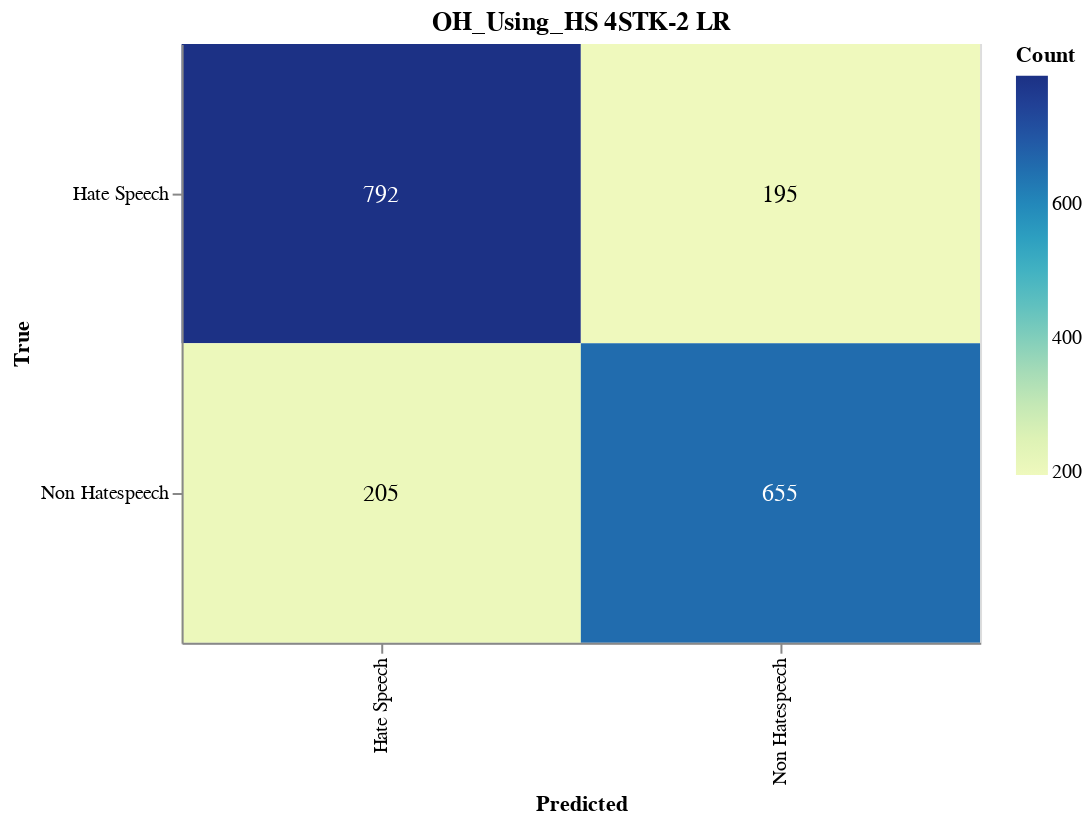

The code cell stored with this chart in its notebook:
### Markdown cell above
#### Save CM

### Code cell
import altair as alt
import altair_saver
import pandas as pd
from sklearn.metrics import confusion_matrix

# Calculate the confusion matrix
cm = confusion_matrix(y_val, adjusted_predictions)

# Define class names
class_names = ['Hate Speech', 'Non Hatespeech']

# Convert confusion matrix to DataFrame
cm_df = pd.DataFrame(cm, index=class_names, columns=class_names).reset_index().melt(id_vars='index')
cm_df.columns = ['True', 'Predicted', 'Count']

# Ensure the order of categories
cm_df['True'] = pd.Categorical(cm_df['True'], categories=class_names, ordered=True)
cm_df['Predicted'] = pd.Categorical(cm_df['Predicted'], categories=class_names, ordered=True)

# Create the Altair plot
heatmap = alt.Chart(cm_df).mark_rect().encode(
    x=alt.X('Predicted:O', sort=class_names),
    y=alt.Y('True:O', sort=class_names),
    color='Count:Q',
    tooltip=['True', 'Predicted', 'Count']
).properties(
    width=400,
    height=300,
    title='OH_Using_HS 4STK-2 LR'
)

# Add text labels
text = heatmap.mark_text(
    align='center',
    baseline='middle',
    fontSize=12
).encode(
    text='Count:Q',
    color=alt.condition(
        alt.datum.Count > cm.max() / 2,
        alt.value('white'),
        alt.value('black')
    )
)

# Combine heatmap and text
final_chart = heatmap + text

# Display the plot
final_chart.show()

### Figure 1 — Vega-Lite specification as saved in the notebook (floating-point values rounded to 4 significant figures)
{"config": {"view": {"continuousWidth": 300, "continuousHeight": 300}}, "layer": [{"mark": {"type": "rect"}, "encoding": {"color": {"field": "Count", "type": "quantitative"}, "tooltip": [{"field": "True", "type": "ordinal"}, {"field": "Predicted", "type": "ordinal"}, {"field": "Count", "type": "quantitative"}], "x": {"field": "Predicted", "sort": ["Hate Speech", "Non Hatespeech"], "type": "ordinal"}, "y": {"field": "True", "sort": ["Hate Speech", "Non Hatespeech"], "type": "ordinal"}}, "title": "OH_Using_HS 4STK-2 LR"}, {"mark": {"type": "text", "align": "center", "baseline": "middle", "fontSize": 12}, "encoding": {"color": {"condition": {"test": "(datum.Count > 396.0)", "value": "white"}, "value": "black"}, "text": {"field": "Count", "type": "quantitative"}, "tooltip": [{"field": "True", "type": "ordinal"}, {"field": "Predicted", "type": "ordinal"}, {"field": "Count", "type": "quantitative"}], "x": {"field": "Predicted", "sort": ["Hate Speech", "Non Hatespeech"], "type": "ordinal"}, "y": {"field": "True", "sort": ["Hate Speech", "Non Hatespeech"], "type": "ordinal"}}, "title": "OH_Using_HS 4STK-2 LR"}], "data": {"name": "data-9753eb527d44c37fdf8c5a674fa2727b"}, "height": 300, "width": 400, "$schema": "https://vega.github.io/schema/vega-lite/v5.17.0.json", "datasets": {"data-9753eb527d44c37fdf8c5a674fa2727b": [{"True": "Hate Speech", "Predicted": "Hate Speech", "Count": 792}, {"True": "Non Hatespeech", "Predicted": "Hate Speech", "Count": 205}, {"True": "Hate Speech", "Predicted": "Non Hatespeech", "Count": 195}, {"True": "Non Hatespeech", "Predicted": "Non Hatespeech", "Count": 655}]}}
